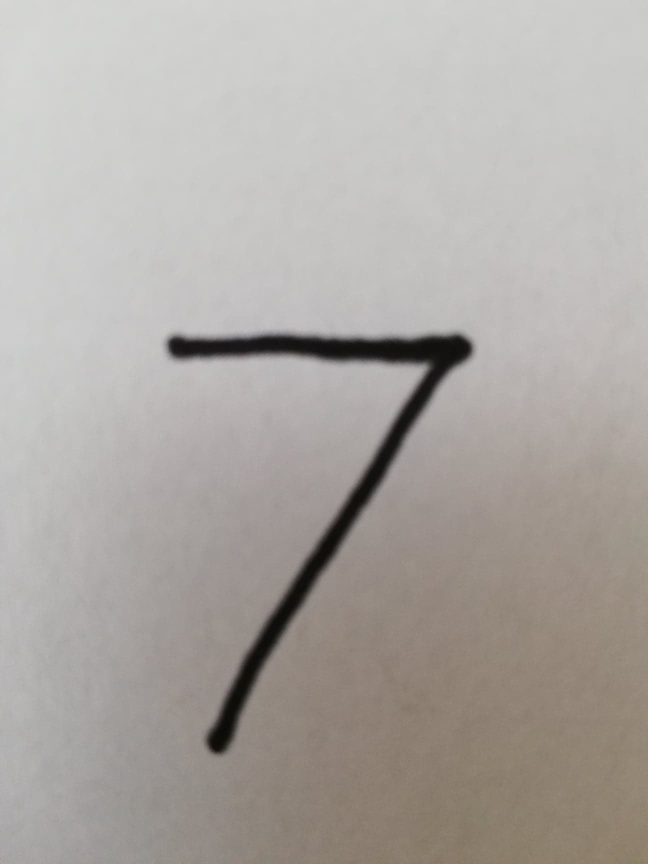
#> input picture video/1_hidden/784_128_10/7.jpg, 1296 x 1728 px (shown at 1/2 size)
$ python -i main.py   (imports and definitions only)
#> lines starting #> are read from the running program, lines starting #| are printed output that depends on the picture; after the words box and inside, x2 and y2 are one past the last pixel; in counts of white or black regions, pixels touching at a corner belong together
#> further down, picture is the input picture: shape (1728, 1296, 3); mean B, G, R 164.1, 168.5, 173.3
import cv2
import numpy as np
from feedforward import FeedForward
import serial
from otsu import otsu

class Preprocessing():
    ADAPTIVE_THRESHOLD = 1
    OTSU = 2
    OTSU_ORIGINAL_IMAGE_NO_SERIAL = 3
    OTSU_EMBEDDED = 4

###################################################
# configuration part:
###################################################
SERIAL = True
PREPROCESSING = Preprocessing.ADAPTIVE_THRESHOLD

def adaptiveThreshold(img):
    resized = cv2.resize(gray, (28, 28))
    return cv2.adaptiveThreshold(resized, 255, cv2.ADAPTIVE_THRESH_GAUSSIAN_C, cv2.THRESH_BINARY_INV, 11, 9)

def adaptiveThresholdOriginal(img):
    gray = cv2.cvtColor(img, cv2.COLOR_BGR2GRAY)
    resized = cv2.resize(gray, (28, 28))
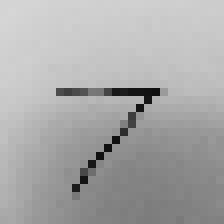
#> resized: shape (28, 28) (shown 8 times larger); min 15, max 214, mean 169.4
    return cv2.adaptiveThreshold(resized, 255, cv2.ADAPTIVE_THRESH_GAUSSIAN_C, cv2.THRESH_BINARY_INV, 11, 9)
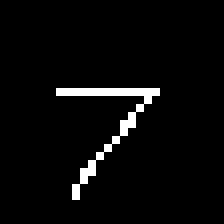
#> returned value: shape (28, 28) (shown 8 times larger); 3.6% white in thin lines or dots, all inside (x1, y1, x2, y2) = (7, 11, 20, 25)

def send(ser, data, type):
    ser.write("aaa".encode())
    if type == Preprocessing.OTSU_EMBEDDED:
        ser.write("OOO".encode())
    else:
        ser.write("AAA".encode())

    for i in data.flatten():
        to_send = '{:3d}'.format(i)
        ser.write(to_send.encode())
    ser.write("bbb".encode())


# [51 lines not run here, left out]

>>> import cv2
>>> picture = cv2.imread('7.jpg')
>>> result = adaptiveThresholdOriginal(picture)
